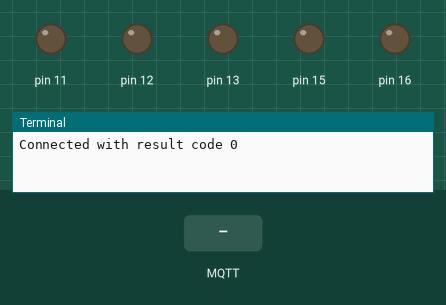
Recording of a program running on a simulated Raspberry Pi (header pin numbers). On the bench: output pins drawn as LEDs (lit = HIGH), the last lines printed to the terminal. Inputs (shaded band) come from the test bench. No MQTT or app messages arrive unless stated.

Above: at 1.3 s.
1.4 s: MQTT message "11" arrives on the first subscribed topic
At 2.6 s:
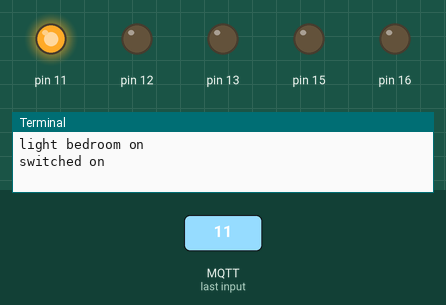
2.9 s: MQTT message "13" arrives on the first subscribed topic
At 3.9 s:
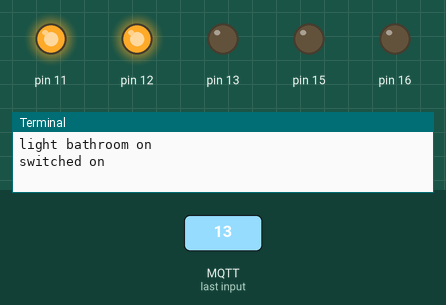
4.4 s: MQTT message "12" arrives on the first subscribed topic
At 5.1 s:
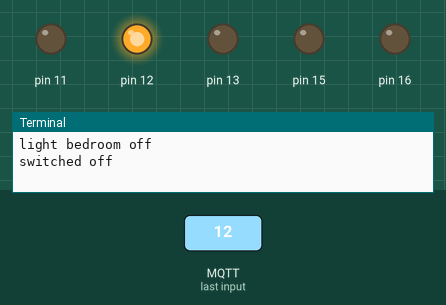
5.9 s: MQTT message "15" arrives on the first subscribed topic
At 6.2 s:
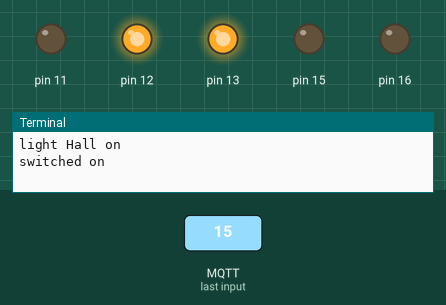
7.4 s: MQTT message "14" arrives on the first subscribed topic
At 8.5 s:
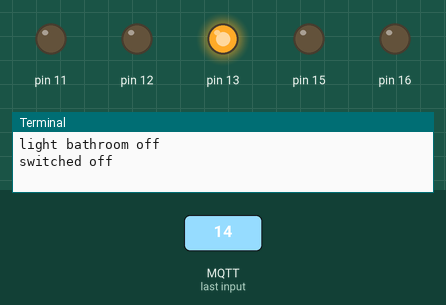
8.9 s: MQTT message "17" arrives on the first subscribed topic
At 9.7 s:
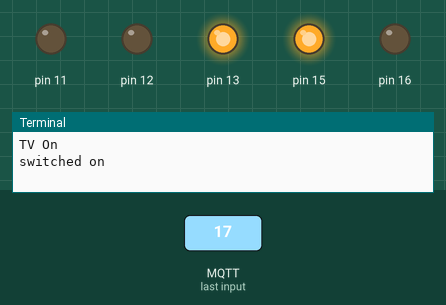
Timing chart, 0 to 11.4 s (numbered marks = the images above; inputs shaded):
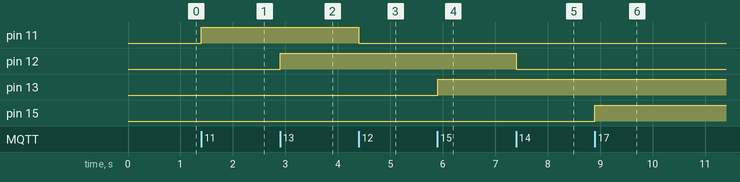

The program:

Controller.py
```python
import os
import paho.mqtt.client as mqtt
import RPi.GPIO as GPIO

GPIO.setmode(GPIO.BOARD)
GPIO.setup(11,GPIO.OUT)
GPIO.setup(12,GPIO.OUT)
GPIO.setup(13,GPIO.OUT)
GPIO.setup(15,GPIO.OUT)
GPIO.setup(16,GPIO.OUT)

def on_connect(client, userdata, flags, rc):
  print("Connected with result code "+str(rc))
  client.subscribe("pi")

def on_message(client, userdata, msg):
  if msg.payload.decode() == "11":
    print("light bedroom on ")
    GPIO.output(11,1)
    print("switched on")

  elif msg.payload.decode() == "12":
    print("light bedroom off")
    GPIO.output(11,0)
    print("switched off")

  elif msg.payload.decode() == "13":
    print("light bathroom on ")
    GPIO.output(12,1)
    print("switched on")

  elif msg.payload.decode() == "14":
    print("light bathroom off ")
    GPIO.output(12,0)
    print("switched off")

  elif msg.payload.decode() == "15":
    print("light Hall on")
    GPIO.output(13,1)
    print("switched on")

  elif msg.payload.decode() == "16":
    print("light Hall off ")
    GPIO.output(13,0)
    print("switched off")

  elif msg.payload.decode() == "17":
    print("TV On")
    GPIO.output(15,1)
    print("switched on")

  elif msg.payload.decode() == "18":
    print("Tv Off")
    GPIO.output(15,0)
    print("switched off")

  elif msg.payload.decode() == "21":
    print("Coffe Machine On")
    GPIO.output(16,1)
    print("switched on")

  elif msg.payload.decode() == "22":
    print("Coffe Machine Off")
    GPIO.output(16,0)
    print("switched off")

  elif msg.payload.decode() == "99":
    os.system("fswebcam test99.jpeg")
    print "photo taken"

  print("  ")

client = mqtt.Client()
client.username_pw_set("incmrvjk", "EUVFYnYcv0Qv")
client.connect("m14.cloudmqtt.com", 11652, 60)


client.on_connect = on_connect
client.on_message = on_message

client.loop_forever()
```

Measured:
- after the input at 1.4 s, pin 11: LOW → HIGH at once
- after the input at 2.9 s, pin 12: LOW → HIGH at once
- after the input at 4.4 s, pin 11: HIGH → LOW at once
- after the input at 5.9 s, pin 13: LOW → HIGH at once
- after the input at 7.4 s, pin 12: HIGH → LOW at once
- after the input at 8.9 s, pin 15: LOW → HIGH at once
